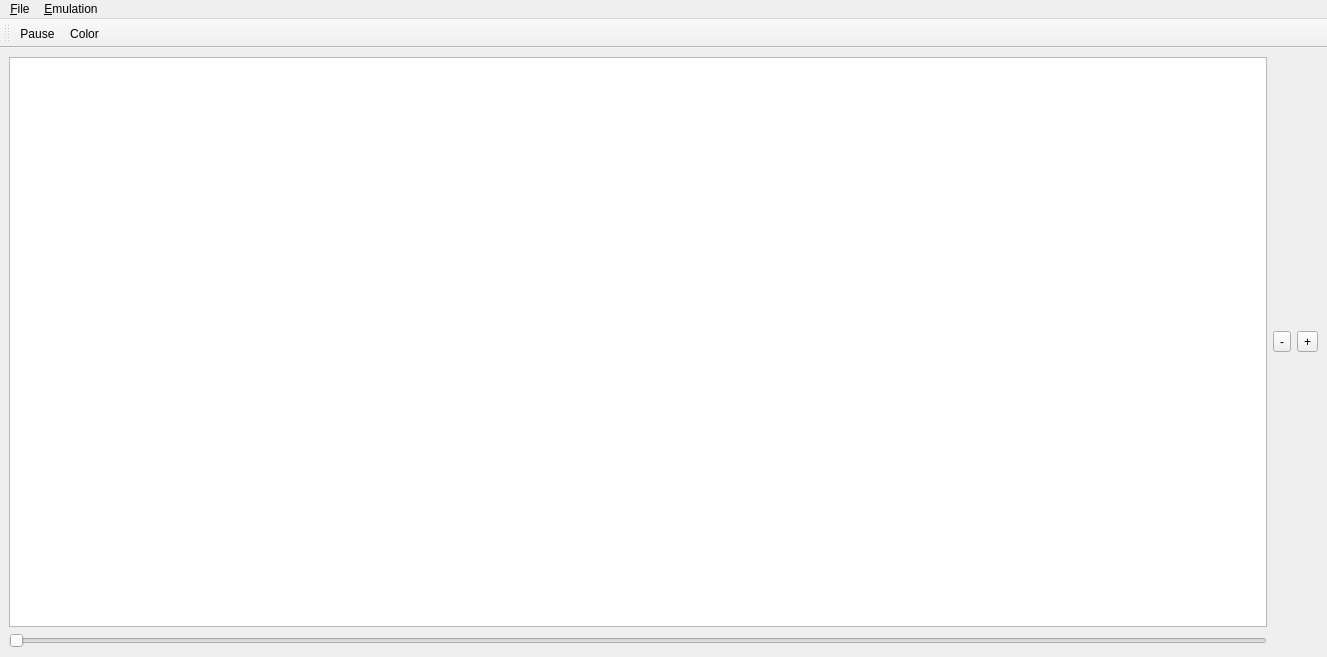
<?xml version="1.0" encoding="UTF-8"?>
<ui version="4.0">
 <class>MainWindow</class>
 <widget class="QMainWindow" name="MainWindow">
  <property name="geometry">
   <rect>
    <x>0</x>
    <y>0</y>
    <width>1327</width>
    <height>657</height>
   </rect>
  </property>
  <property name="windowTitle">
   <string>CHIP-8 Emulator</string>
  </property>
  <property name="dockNestingEnabled">
   <bool>true</bool>
  </property>
  <widget class="QWidget" name="centralwidget">
   <property name="enabled">
    <bool>true</bool>
   </property>
   <property name="sizePolicy">
    <sizepolicy hsizetype="Expanding" vsizetype="Expanding">
     <horstretch>0</horstretch>
     <verstretch>0</verstretch>
    </sizepolicy>
   </property>
   <property name="autoFillBackground">
    <bool>true</bool>
   </property>
   <layout class="QVBoxLayout" name="verticalLayout">
    <item>
     <layout class="QGridLayout" name="gridLayout">
      <property name="leftMargin">
       <number>0</number>
      </property>
      <property name="spacing">
       <number>6</number>
      </property>
      <item row="0" column="0">
       <widget class="QGraphicsView" name="graphicsView">
        <property name="sizePolicy">
         <sizepolicy hsizetype="Expanding" vsizetype="Expanding">
          <horstretch>0</horstretch>
          <verstretch>0</verstretch>
         </sizepolicy>
        </property>
        <property name="minimumSize">
         <size>
          <width>0</width>
          <height>0</height>
         </size>
        </property>
        <property name="sizeIncrement">
         <size>
          <width>20</width>
          <height>20</height>
         </size>
        </property>
       </widget>
      </item>
      <item row="5" column="0">
       <widget class="QSlider" name="horizontalSlider">
        <property name="enabled">
         <bool>true</bool>
        </property>
        <property name="orientation">
         <enum>Qt::Horizontal</enum>
        </property>
       </widget>
      </item>
      <item row="0" column="2">
       <widget class="QToolButton" name="IncreaseSize">
        <property name="text">
         <string>+</string>
        </property>
       </widget>
      </item>
      <item row="0" column="1">
       <widget class="QToolButton" name="DecreaseSize">
        <property name="text">
         <string>-</string>
        </property>
       </widget>
      </item>
     </layout>
    </item>
   </layout>
  </widget>
  <widget class="QMenuBar" name="menuBar">
   <property name="geometry">
    <rect>
     <x>0</x>
     <y>0</y>
     <width>1327</width>
     <height>21</height>
    </rect>
   </property>
   <widget class="QMenu" name="menu_File">
    <property name="title">
     <string>&amp;File</string>
    </property>
    <addaction name="actionLoad_ROM"/>
    <addaction name="actionClose_ROM"/>
    <addaction name="actionExit_Program"/>
   </widget>
   <widget class="QMenu" name="menuEmulation">
    <property name="title">
     <string>&amp;Emulation</string>
    </property>
    <addaction name="actionChange_Keybinds"/>
    <addaction name="action_Record"/>
    <addaction name="actionSet_Speed"/>
   </widget>
   <addaction name="menu_File"/>
   <addaction name="menuEmulation"/>
  </widget>
  <widget class="QToolBar" name="toolBar">
   <property name="windowTitle">
    <string>toolBar</string>
   </property>
   <property name="toolButtonStyle">
    <enum>Qt::ToolButtonTextBesideIcon</enum>
   </property>
   <attribute name="toolBarArea">
    <enum>TopToolBarArea</enum>
   </attribute>
   <attribute name="toolBarBreak">
    <bool>false</bool>
   </attribute>
   <addaction name="Pause"/>
   <addaction name="actionColor"/>
  </widget>
  <action name="actionLoad_ROM">
   <property name="text">
    <string>Load ROM</string>
   </property>
   <property name="shortcut">
    <string>F1</string>
   </property>
  </action>
  <action name="actionClose_ROM">
   <property name="text">
    <string>Close ROM</string>
   </property>
   <property name="shortcut">
    <string>F2</string>
   </property>
  </action>
  <action name="actionExit_Program">
   <property name="text">
    <string>Exit</string>
   </property>
   <property name="shortcut">
    <string>F12</string>
   </property>
  </action>
  <action name="actionPause">
   <property name="checkable">
    <bool>true</bool>
   </property>
   <property name="checked">
    <bool>false</bool>
   </property>
   <property name="text">
    <string>Pause</string>
   </property>
   <property name="shortcut">
    <string>Space</string>
   </property>
  </action>
  <action name="actionChange_Keybinds">
   <property name="text">
    <string>Change Key Binds</string>
   </property>
  </action>
  <action name="action_Record">
   <property name="checkable">
    <bool>true</bool>
   </property>
   <property name="text">
    <string>Record</string>
   </property>
  </action>
  <action name="actionSet_Speed">
   <property name="text">
    <string>Cycle Speed</string>
   </property>
  </action>
  <action name="Pause">
   <property name="checkable">
    <bool>true</bool>
   </property>
   <property name="checked">
    <bool>false</bool>
   </property>
   <property name="icon">
    <iconset resource="IconsResource.qrc">
     <normaloff>:/Icons/Pause.PNG</normaloff>
     <normalon>:/Icons/Play.PNG</normalon>:/Icons/Pause.PNG</iconset>
   </property>
   <property name="text">
    <string>Pause</string>
   </property>
   <property name="iconText">
    <string>Pause</string>
   </property>
   <property name="toolTip">
    <string>&lt;html&gt;&lt;head/&gt;&lt;body&gt;&lt;p&gt;Pause&lt;/p&gt;&lt;/body&gt;&lt;/html&gt;</string>
   </property>
   <property name="iconVisibleInMenu">
    <bool>true</bool>
   </property>
  </action>
  <action name="actionColor">
   <property name="icon">
    <iconset resource="IconsResource.qrc">
     <normaloff>:/Icons/ColorPicker.png</normaloff>:/Icons/ColorPicker.png</iconset>
   </property>
   <property name="text">
    <string>Color</string>
   </property>
   <property name="toolTip">
    <string>Color Picker</string>
   </property>
  </action>
 </widget>
 <resources>
  <include location="IconsResource.qrc"/>
 </resources>
 <connections/>
</ui>
